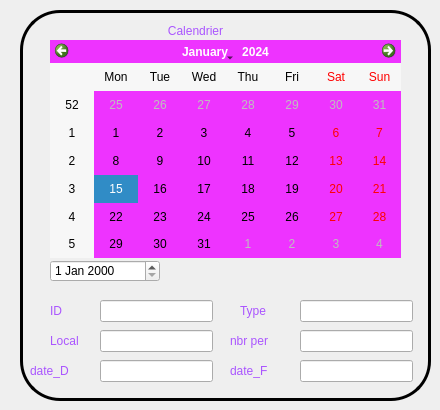
       <widget class="QWidget" name="tab_4">
        <attribute name="title">
         <string>Tab 1</string>
        </attribute>
        <widget class="QFrame" name="frame2">
         <property name="geometry">
          <rect>
           <x>20</x>
           <y>10</y>
           <width>411</width>
           <height>391</height>
          </rect>
         </property>
         <property name="styleSheet">
          <string notr="true">#frame2{
border : 3px solid black;
border-radius : 40px;}</string>
         </property>
         <property name="frameShape">
          <enum>QFrame::StyledPanel</enum>
         </property>
         <property name="frameShadow">
          <enum>QFrame::Raised</enum>
         </property>
         <widget class="QLabel" name="label_15">
          <property name="geometry">
           <rect>
            <x>100</x>
            <y>0</y>
            <width>151</width>
            <height>41</height>
           </rect>
          </property>
          <property name="styleSheet">
           <string notr="true">color: rgb(170, 85, 255);
font: 13pt &quot;MS Shell Dlg 2&quot;;</string>
          </property>
          <property name="text">
           <string>Calendrier</string>
          </property>
          <property name="alignment">
           <set>Qt::AlignCenter</set>
          </property>
         </widget>
         <widget class="QCalendarWidget" name="calendarWidgett">
          <property name="geometry">
           <rect>
            <x>30</x>
            <y>30</y>
            <width>351</width>
            <height>218</height>
           </rect>
          </property>
          <property name="styleSheet">
           <string notr="true">background-color: rgb(238, 51, 255);</string>
          </property>
         </widget>
         <widget class="QDateEdit" name="dateEdit_3">
          <property name="geometry">
           <rect>
            <x>30</x>
            <y>250</y>
            <width>110</width>
            <height>22</height>
           </rect>
          </property>
         </widget>
         <widget class="QLineEdit" name="lineEdit_6">
          <property name="geometry">
           <rect>
            <x>80</x>
            <y>290</y>
            <width>113</width>
            <height>22</height>
           </rect>
          </property>
          <property name="styleSheet">
           <string notr="true"/>
          </property>
         </widget>
         <widget class="QLineEdit" name="lineEdit_3">
          <property name="geometry">
           <rect>
            <x>280</x>
            <y>290</y>
            <width>113</width>
            <height>22</height>
           </rect>
          </property>
         </widget>
         <widget class="QLineEdit" name="lineEdit_2">
          <property name="geometry">
           <rect>
            <x>80</x>
            <y>320</y>
            <width>113</width>
            <height>22</height>
           </rect>
          </property>
          <property name="styleSheet">
           <string notr="true">color: rgb(0, 170, 0);</string>
          </property>
         </widget>
         <widget class="QLineEdit" name="lineEdit">
          <property name="geometry">
           <rect>
            <x>80</x>
            <y>350</y>
            <width>113</width>
            <height>22</height>
           </rect>
          </property>
         </widget>
         <widget class="QLineEdit" name="lineEdit_4">
          <property name="geometry">
           <rect>
            <x>280</x>
            <y>320</y>
            <width>113</width>
            <height>22</height>
           </rect>
          </property>
         </widget>
         <widget class="QLineEdit" name="lineEdit_7">
          <property name="geometry">
           <rect>
            <x>280</x>
            <y>350</y>
            <width>113</width>
            <height>22</height>
           </rect>
          </property>
         </widget>
         <widget class="QLabel" name="label_16">
          <property name="geometry">
           <rect>
            <x>220</x>
            <y>280</y>
            <width>51</width>
            <height>41</height>
           </rect>
          </property>
          <property name="styleSheet">
           <string notr="true">color: rgb(170, 85, 255);
font: 11pt &quot;MS Shell Dlg 2&quot;;</string>
          </property>
          <property name="text">
           <string>Type</string>
          </property>
         </widget>
         <widget class="QLabel" name="label_17">
          <property name="geometry">
           <rect>
            <x>30</x>
            <y>280</y>
            <width>31</width>
            <height>41</height>
           </rect>
          </property>
          <property name="styleSheet">
           <string notr="true">color: rgb(170, 85, 255);
font: 11pt &quot;MS Shell Dlg 2&quot;;</string>
          </property>
          <property name="text">
           <string>ID</string>
          </property>
         </widget>
         <widget class="QLabel" name="label_18">
          <property name="geometry">
           <rect>
            <x>30</x>
            <y>310</y>
            <width>51</width>
            <height>41</height>
           </rect>
          </property>
          <property name="styleSheet">
           <string notr="true">color: rgb(170, 85, 255);
font: 11pt &quot;MS Shell Dlg 2&quot;;</string>
          </property>
          <property name="text">
           <string>Local</string>
          </property>
         </widget>
         <widget class="QLabel" name="label_19">
          <property name="geometry">
           <rect>
            <x>210</x>
            <y>310</y>
            <width>71</width>
            <height>41</height>
           </rect>
          </property>
          <property name="styleSheet">
           <string notr="true">color: rgb(170, 85, 255);
font: 11pt &quot;MS Shell Dlg 2&quot;;</string>
          </property>
          <property name="text">
           <string>nbr per</string>
          </property>
         </widget>
         <widget class="QLabel" name="label_20">
          <property name="geometry">
           <rect>
            <x>10</x>
            <y>340</y>
            <width>71</width>
            <height>41</height>
           </rect>
          </property>
          <property name="styleSheet">
           <string notr="true">color: rgb(170, 85, 255);
font: 11pt &quot;MS Shell Dlg 2&quot;;</string>
          </property>
          <property name="text">
           <string>date_D</string>
          </property>
         </widget>
         <widget class="QLabel" name="label_21">
          <property name="geometry">
           <rect>
            <x>210</x>
            <y>340</y>
            <width>61</width>
            <height>41</height>
           </rect>
          </property>
          <property name="styleSheet">
           <string notr="true">color: rgb(170, 85, 255);
font: 11pt &quot;MS Shell Dlg 2&quot;;</string>
          </property>
          <property name="text">
           <string>date_F</string>
          </property>
         </widget>
        </widget>
       </widget>
